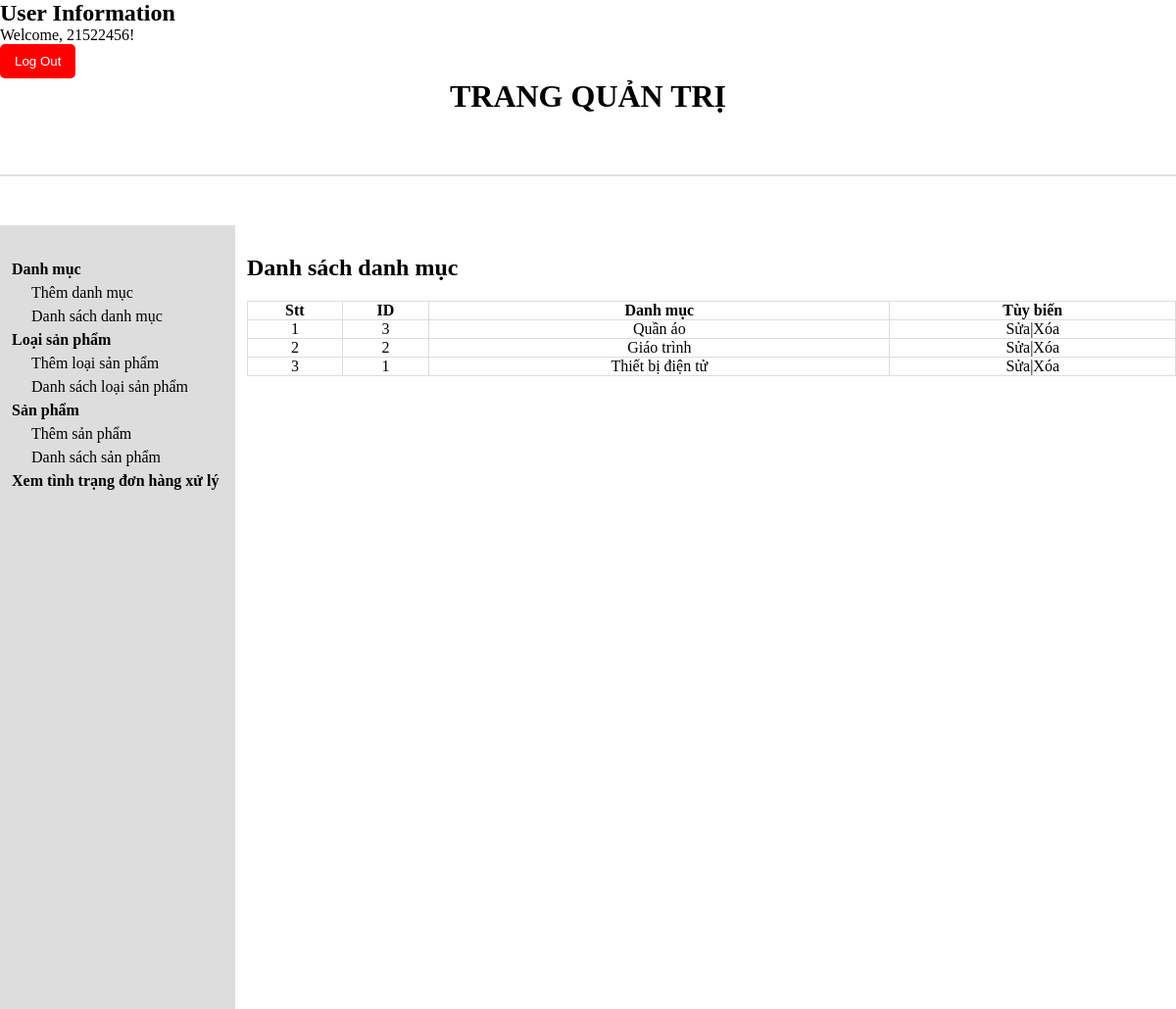
Page /admin/cartegorylist.php (signed in) on the committed database.
### tables this page shows
CREATE TABLE `tbl_cartegory` (
  `cartegory_id` int(11) NOT NULL,
  `cartegory_name` varchar(255) NOT NULL
);

### admin/database.php (called while the page is built, shortened)
<?php
Class Database{
public $host = DB_HOST;
public $user = DB_USER;
public $pass = DB_PASS;
public $dbname = DB_NAME;
public $link;
private function connectDB(){
    $this->link = new mysqli($this->host,$this->user,$this->pass,$this->dbname);
}
public function select($query){
    $result = $this->link->query($query) or die($this->link->connect_error.__LINE__);
    if($result->num_rows>0){
        return $result;
    }else{
        return false;
    }
}
}
?>

### admin/class/cartegory_class.php (called while the page is built, shortened)
<?php
    include "database.php";
?>
<?php
class cartegory {
    private $db;
    public function __construct()
    {
        $this->db = new Database();
    }
    public function show_cartegory(){
        $query = "SELECT * FROM tbl_cartegory ORDER BY cartegory_id DESC";
        $result = $this ->db->select($query) ;
        return $result ;
    }
}
?>

### admin/cartegorylist.php (the view, shortened to what this page needs)
<?php
$isLoggedIn = isset($_SESSION['user_id']) && !empty($_SESSION['user_id']);
?>
  <div class="wrapper">
            <?php
    if ($isLoggedIn) {
        echo '<div class="form-box login">
                <h2>User Information</h2>
                <p>Welcome, ' . $_SESSION['user_name'] . '!</p>
                <form action="logout.php" method="post">
                    <button type="submit" id="dangxuat" name="dangxuat" style="background-color: #ff0000; color: #fff; padding: 10px 15px; border: none; cursor: pointer; border-radius: 5px; display: flex;">Log Out</button>
                </form>
                <style>
                    #dangxuat {
                        background-color: #ff0000;
                        color: #fff;
                        padding: 10px 15px;
                        border: none;
                        cursor: pointer;
                        border-radius: 5px;
                    }
                    #dangxuat:hover {
                        background-color: #cc0000;
                    }
                </style>
            </div>';
    }
    ?>
<?php
include "header.php";
include "slider.php";
include "class/cartegory_class.php";
?>
<?php
$cartegory = new cartegory;
$show_cartegory = $cartegory->show_cartegory();
?>
<div class="admin-content-right">
<div class="admin-content-right-cartegory_list">
                <h1>Danh sách danh mục</h1>
                <table>
                    <tr>
                        <th>Stt</th>
                        <th>ID</th>
                        <th>Danh mục</th>
                        <th>Tùy biến</th>
                    </tr>
                    <?php
                    if($show_cartegory){$i=0;
                        while($result = $show_cartegory->fetch_assoc()){$i++;
                    ?>
                    <tr>
                        <td><?php echo $i ?></td>
                        <td><?php echo $result['cartegory_id'] ?></td>
                        <td><?php echo $result['cartegory_name'] ?></td>
                        <td><a href="cartegoryedit.php?cartegory_id=<?php echo $result['cartegory_id'] ?>">Sửa</a>|<a href="cartegorydelete.php?cartegory_id=<?php echo $result['cartegory_id'] ?>">Xóa</a></td>
                    </tr>
                    <?php
                    }
                }
                    ?>
                </table>
            </div>
        </div>
    </section>
</body>
</html>

### admin/style.css (style rules this page uses)
* { margin: 0; padding: 0; box-sizing: border-box; color: black; outline: none; }
a { text-decoration: none; }
.admin-content-right { width: 80%; padding: 30px 0 0 12px; }
.admin-content-right-cartegory_list table { width: 100%; text-align: center; margin-top: 20px; }
.admin-content-right-cartegory_list table tr th,td { border: 1px solid #dddddd; }
table { border-collapse: collapse; }

### admin/cartegorylist.php (style rules this page uses)
#dangxuat { background-color: #ff0000; color: #fff; padding: 10px 15px; border: none; cursor: pointer; border-radius: 5px; }

### rows in the picture
tbl_cartegory: cartegory_id "3", cartegory_name "Quần áo"
tbl_cartegory: cartegory_id "2", cartegory_name "Giáo trình"
tbl_cartegory: cartegory_id "1", cartegory_name "Thiết bị điện tử"

### other values in the picture
$_SESSION['user_name'] "21522456"
